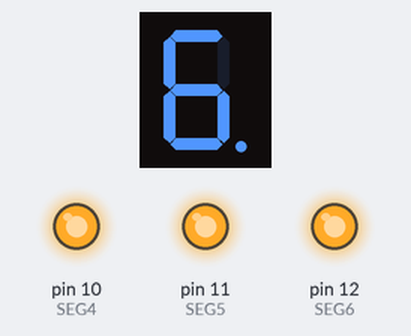
Simulated run of this sketch. Board: Arduino Uno, built with avr-gcc and run on an emulated ATmega328P. Parts: 1-digit seven-segment display, output pins drawn as LEDs (lit = HIGH). Wiring (inferred from the names in the program): 1-digit 7-segment display, segments lit when HIGH: segments pin 2, pin 7, pin 3, pin 4, pin 8, pin 5, pin 9, pin 6. The segment pins are drawn as the display they are named for; pins used as bus, display or sensor lines are not drawn.

Above: at 0.1 s.
At 0.5 s:
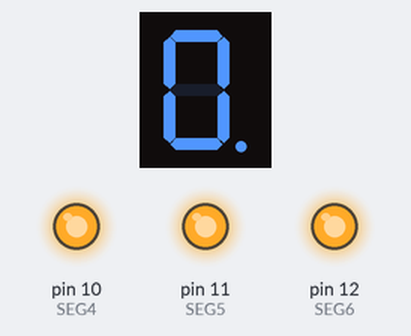
At 0.9 s:
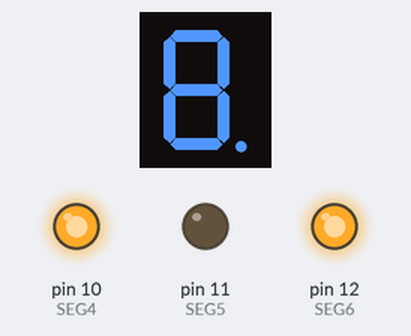
At 1.5 s:
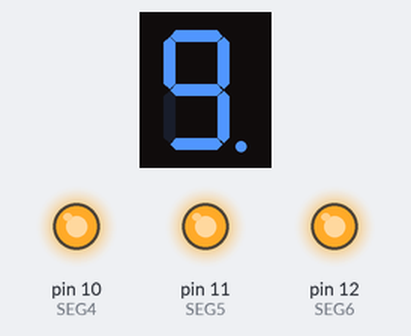
Timing chart, 0 to 40.0 s (numbered marks = the images above):
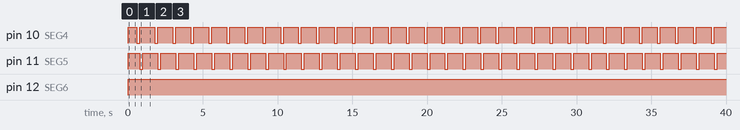

The sketch:

_7seg.ino
```cpp
//7seg

//By Ray Houghton
//
//  0000
//  5  1
//  5  1
//  6666
//  4  2
//  4  2
//  3333
int CB0 = 2; //sets up common bits for four digits
int CB1 = 3;
int CB2 = 4;
int CB3 = 5;
int SEG0 = 6; //sets up segment bits
int SEG1 = 7;
int SEG2 = 8;
int SEG3 = 9;
int SEG4 = 10;
int SEG5 = 11;
int SEG6 = 12;
int onDelay = 200;
int offDelay =0;

//For 4 digit 7 segment display
//connect pins 1 2 3 and 4 via 220 resistor to D2 3 4 and 5
//connect pins 5 6 7 8 9 10 and 11 to D6 7 8 9 10 11 12


void setup()
  {
pinMode(CB0, OUTPUT);
pinMode(CB1, OUTPUT);
pinMode(CB2, OUTPUT);
pinMode(CB3, OUTPUT);
pinMode(SEG0, OUTPUT);
pinMode(SEG1, OUTPUT);
pinMode(SEG2, OUTPUT);
pinMode(SEG3, OUTPUT);
pinMode(SEG4, OUTPUT);
pinMode(SEG5, OUTPUT);
pinMode(SEG6, OUTPUT);
  }

void loop()

  {
    digitalWrite(SEG0, HIGH);
    digitalWrite(SEG1, HIGH);
    digitalWrite(SEG2, HIGH);
    digitalWrite(SEG3, HIGH);
    digitalWrite(SEG4, HIGH);
    digitalWrite(SEG5, HIGH);
    digitalWrite(SEG6, HIGH);


    digitalWrite(CB0, HIGH);
    digitalWrite(CB1, HIGH);
    digitalWrite(CB2, HIGH);
    digitalWrite(CB3, HIGH);

    digitalWrite(SEG1, LOW);
    delay(onDelay);
    digitalWrite(SEG1, HIGH);
    delay(offDelay);
    digitalWrite(SEG2, LOW);
    delay(onDelay);
    digitalWrite(SEG2, HIGH);
    delay(offDelay);

    //digitalWrite(CB0, LOW);
    digitalWrite(SEG3, LOW);
    delay(onDelay);
    digitalWrite(SEG3, HIGH);
    delay(offDelay);
    digitalWrite(SEG4, LOW);
    delay(onDelay);
    digitalWrite(SEG4, HIGH);
    delay(offDelay);
    digitalWrite(SEG5, LOW);
    delay(onDelay);
    digitalWrite(SEG5, HIGH);
    delay(offDelay);
    digitalWrite(SEG0, LOW);
    delay(onDelay);
    digitalWrite(SEG0, HIGH);
    delay(offDelay);
   }
```

Measured:
- by itself, pin 10 (SEG4), pin 11 (SEG5): repeats every 1.2 s: LOW 0.20 s, HIGH 1.0 s
- by itself, pin 12 (SEG6): LOW → HIGH at 0.00 s
- by itself, everything shown: repeats every 1.2 s, in 6 steps
- what the display in image 2 shows lasts 0.4 s, from 0.6 s to 1.0 s
